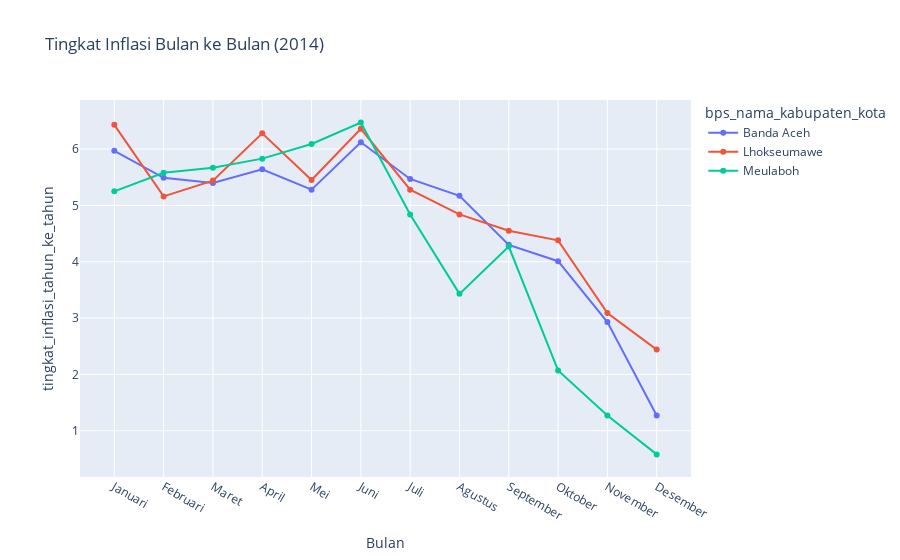

Write notebook code for a chart like this one.
### Code cell
import plotly.express as px

# Filter the DataFrame for the year 2014
df_filtered = df_updated[df_updated['tahun'] == 2015]

# Create the line chart using the filtered data
fig = px.line(df_filtered, 
              x='bulan', 
              y='tingkat_inflasi_tahun_ke_tahun', 
              color='bps_nama_kabupaten_kota', 
              title='Tingkat Inflasi Bulan ke Bulan (2014)',
              labels={'tingkat_inflasi_bulan_ke_bulan': 'Tingkat Inflasi', 'bulan': 'Bulan'},
              markers=True)

# Display the plot
fig.show()

### Figure 1 — Plotly figure (JSON) as saved in the notebook; plotly's stock layout.template omitted (floating-point values rounded to 4 significant figures)
{"data": [{"hovertemplate": "bps_nama_kabupaten_kota=Banda Aceh<br>Bulan=%{x}<br>tingkat_inflasi_tahun_ke_tahun=%{y}<extra></extra>", "legendgroup": "Banda Aceh", "line": {"color": "#636efa", "dash": "solid"}, "marker": {"symbol": "circle"}, "mode": "lines+markers", "name": "Banda Aceh", "orientation": "v", "showlegend": true, "type": "scatter", "x": ["Januari", "Februari", "Maret", "April", "Mei", "Juni", "Juli", "Agustus", "September", "Oktober", "November", "Desember"], "xaxis": "x", "y": [5.97, 5.49, 5.4, 5.64, 5.28, 6.12, 5.47, 5.17, 4.3, 4.01, 2.93, 1.27], "yaxis": "y"}, {"hovertemplate": "bps_nama_kabupaten_kota=Lhokseumawe<br>Bulan=%{x}<br>tingkat_inflasi_tahun_ke_tahun=%{y}<extra></extra>", "legendgroup": "Lhokseumawe", "line": {"color": "#EF553B", "dash": "solid"}, "marker": {"symbol": "circle"}, "mode": "lines+markers", "name": "Lhokseumawe", "orientation": "v", "showlegend": true, "type": "scatter", "x": ["Januari", "Februari", "Maret", "April", "Mei", "Juni", "Juli", "Agustus", "September", "Oktober", "November", "Desember"], "xaxis": "x", "y": [6.43, 5.16, 5.44, 6.28, 5.45, 6.36, 5.28, 4.84, 4.55, 4.38, 3.09, 2.44], "yaxis": "y"}, {"hovertemplate": "bps_nama_kabupaten_kota=Meulaboh<br>Bulan=%{x}<br>tingkat_inflasi_tahun_ke_tahun=%{y}<extra></extra>", "legendgroup": "Meulaboh", "line": {"color": "#00cc96", "dash": "solid"}, "marker": {"symbol": "circle"}, "mode": "lines+markers", "name": "Meulaboh", "orientation": "v", "showlegend": true, "type": "scatter", "x": ["Januari", "Februari", "Maret", "April", "Mei", "Juni", "Juli", "Agustus", "September", "Oktober", "November", "Desember"], "xaxis": "x", "y": [5.25, 5.58, 5.67, 5.83, 6.09, 6.47, 4.84, 3.43, 4.27, 2.07, 1.27, 0.58], "yaxis": "y"}], "layout": {"legend": {"title": {"text": "bps_nama_kabupaten_kota"}, "tracegroupgap": 0}, "title": {"text": "Tingkat Inflasi Bulan ke Bulan (2014)"}, "xaxis": {"anchor": "y", "domain": [0, 1], "title": {"text": "Bulan"}}, "yaxis": {"anchor": "x", "domain": [0, 1], "title": {"text": "tingkat_inflasi_tahun_ke_tahun"}}}}
